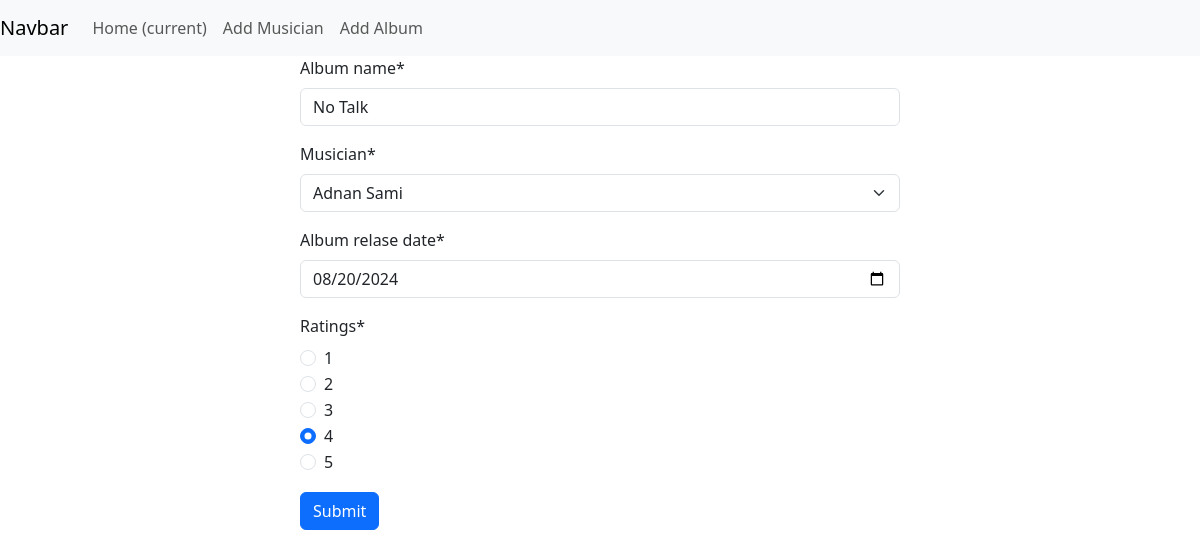
Screenshot of /album/edit/4 with the database file from the repository.
### album/models.py (models this page shows, shortened)
class Album(models.Model):
    album_name = models.CharField(max_length=50)
    musician = models.ForeignKey(Musician, on_delete=models.CASCADE)
    album_relase_date = models.DateField()
    ratings = models.IntegerField()

### album/views.py (the view)
# urls.py: path('edit/<int:id>',views.edit_album, name ='edit_album'),
def edit_album(request, id):
    album = models.Album.objects.get(pk=id)
    album_form = forms.AlbumForm(instance=album)
    if request.method == "POST":
        album_form = forms.AlbumForm(request.POST)
        if album_form.is_valid():
            album_form.save()
            print(album_form.cleaned_data)
            return redirect('add_album')
    return render(request, './album/add_album.html', {'form':album_form})

### album/forms.py
class AlbumForm(forms.ModelForm):
    RATING_CHOICES = [
        (1, '1'),
        (2, '2'),
        (3, '3'),
        (4, '4'),
        (5, '5'),
    ]
    album_relase_date = forms.DateField(
        widget=forms.DateInput(attrs={'type': 'date'})
    )
    ratings = forms.ChoiceField(
        choices=RATING_CHOICES,
        widget=forms.RadioSelect
    )
    class Meta:
        model = Album
        fields = '__all__'

### musician/models.py (called while the page is built)
    def __str__(self) -> str:
        return f'{self.first_name} {self.last_name}'

### album/templates/album/add_album.html (shortened to what this page needs)
{% extends "base.html" %}
{% load crispy_forms_tags %}
{% block content %}
    <form action="" method="post" style="width: 50%; height: 50%; margin: auto;">
        {{form | crispy}}
        <input class="btn btn-primary" type="submit" value="Submit">
    </form>
{% endblock content %}

### rows the page displays
Album: album_name "No Talk", musician "Adnan Sami", album_relase_date "08/20/2024", ratings "☐ 1 ☐ 2 ☐ 3 ☑ 4 ☐ 5"
